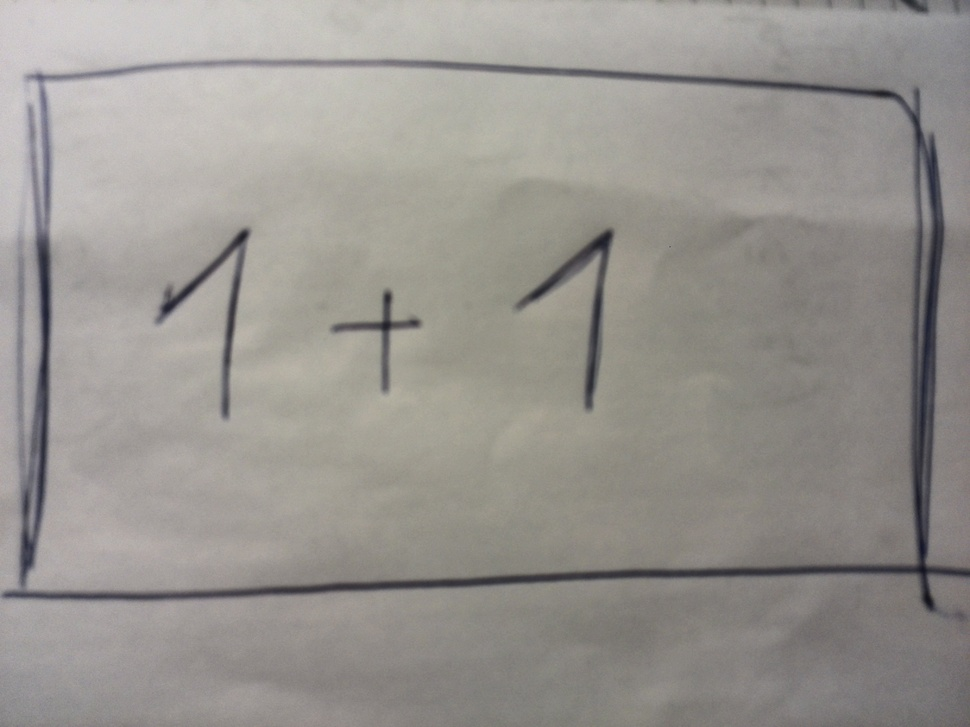
#> input picture images/priklad11.jpg, 970 x 727 px, shrunk from 3264 x 2448 before the run
$ python -i whiteboard.py   (imports and definitions only)
#> lines starting #> are read from the running program, lines starting #| are printed output that depends on the picture; after the words box and inside, x2 and y2 are one past the last pixel; in counts of white or black regions, pixels touching at a corner belong together
#> further down, picture is the input picture: shape (727, 970, 3); mean B, G, R 143.5, 148.2, 151.7
#sudoku example http://opencvpython.blogspot.com/2012/06/sudoku-solver-part-2.html
#detekce regionu s textem https://stackoverflow.com/questions/23506105/extracting-text-opencv


import numpy as np
import cv2

def whiteboard_detect(img):
	rows, cols, ch = img.shape
#> rows = 727; cols = 970; ch = 3

	gray = cv2.cvtColor(img,cv2.COLOR_BGR2GRAY)

	#ten gaussian blur mozna nemusi bejt, nebo treba jinak nastavenej
	gray_blurred = cv2.GaussianBlur(gray, (5,5), 0)
	#to nastaveni prahovani je pomerne dulezity, nejlip vychazi:
	#ADAPTIVE_THRESH_MEAN_C, THRESH_BINARY, 11, 2
	#akora nahovno ze u toho vobrazku pod uhlem to veme misto jednoho rohu ten stin takze je to trochu rozmazany
	thresh = cv2.adaptiveThreshold(gray_blurred,255,cv2.ADAPTIVE_THRESH_MEAN_C,cv2.THRESH_BINARY,11,2)
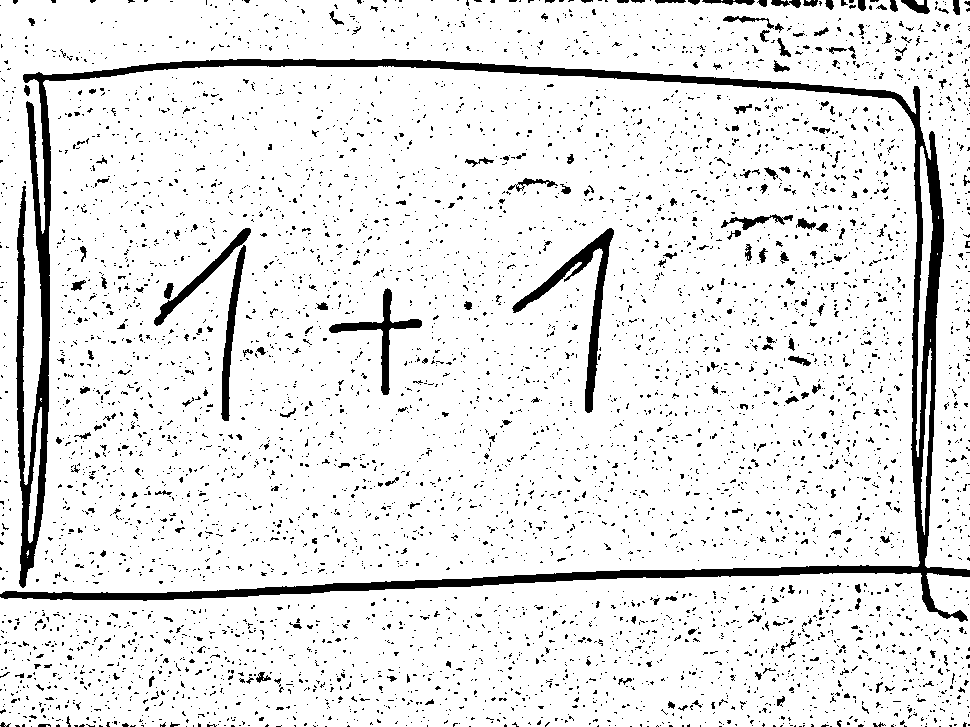
#> thresh: shape (727, 970); 90.6% white; 5548 black regions (5309 under 20 px)
	contours, hierarchy = cv2.findContours(thresh, cv2.RETR_TREE, cv2.CHAIN_APPROX_SIMPLE)
#> contours = 6351 contours, 5916 with area under 20; largest, box (x1, y1, x2, y2) and area: (0, 0, 970, 594) 531333, (0, 573, 970, 727) 134360, (511, 227, 615, 414) 2945, (916, 146, 933, 457) 1621, (328, 287, 423, 396) 1620
	contours_img = np.zeros((rows,cols), dtype=np.uint8)

	cv2.drawContours(contours_img,contours,-1,(255,255,255),1)
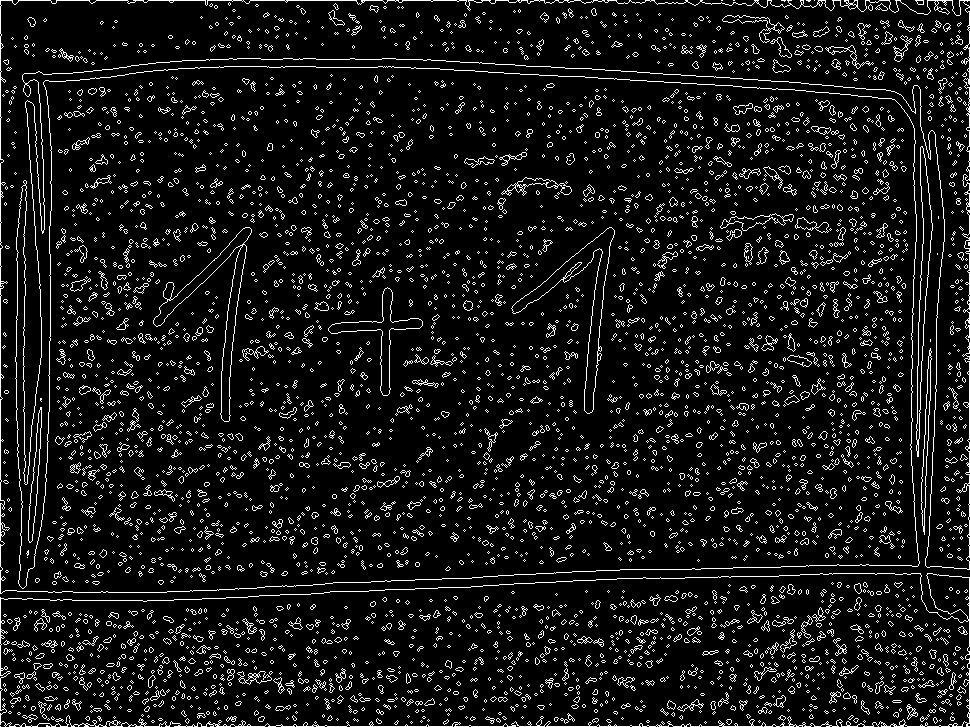
#> contours_img: shape (727, 970); 8.5% white in thin lines or dots

	biggest = None
	max_area = 0

	thresh_final = None

	for i in contours:
		area = cv2.contourArea(i)
		if area > 100:
			peri = cv2.arcLength(i,True)
			approx = cv2.approxPolyDP(i,0.02*peri,True)
			if area > max_area and len(approx)==4:
				biggest = approx
				max_area = area
#> this loop made 6351 passes
#> (area, peri, biggest, max_area) on pass 4: (134360.5, 2801, [[969, 577], [0, 597], [0, 724], [969, 726]], 134360.5)
#> (area, peri, approx) on passes 1613, 1615, 1620: (610, 283.6, [[41, 407], [29, 542]]), (562, 385.3, [[930, 348], [924, 534]]), (1621, 641.1, [[922, 146], [917, 456]])
#> after the loop, max_area = 134360.5


	if biggest is not None:
		for point in biggest:
			x,y = point[0].ravel()
			cv2.circle(img,(x,y),4,255,-1)
#> this loop made 4 passes
#> (x, y) on passes 1 to 4: (969, 577), (0, 597), (0, 724), (969, 726)
#> img: shape (727, 970, 3); 0.01% of pixels changed, all inside (x1, y1, x2, y2) = (0, 573, 970, 727)

		#najdu ctyri rohy podle kterejch vobrazek vyrovnam
		top_left = min(biggest, key = lambda p: p[0][0] + p[0][1])
#> top_left = [[0, 597]]
		bottom_right = max(biggest, key = lambda p: p[0][0] + p[0][1])
#> bottom_right = [[969, 726]]
		top_right = max(biggest, key = lambda p: p[0][0] - p[0][1])
#> top_right = [[969, 577]]
		bottom_left = min(biggest, key = lambda p: p[0][0] - p[0][1])
#> bottom_left = [[0, 724]]

		pts1 = np.float32([top_left,bottom_left,top_right,bottom_right])
#> pts1 = [[0, 597], [0, 724], [969, 577], [969, 726]]
		pts2 = np.float32([[0,0],[0,rows],[cols,0],[cols,rows]])
#> pts2 = [[0, 0], [0, 727], [970, 0], [970, 727]]

		M = cv2.getPerspectiveTransform(pts1,pts2)
#> M = [[1.17, 0, 0], [0.118, 5.72, -3417.5], [0.000179, -9.31e-19, 1]]
		dst = cv2.warpPerspective(gray,M,(rows,cols))
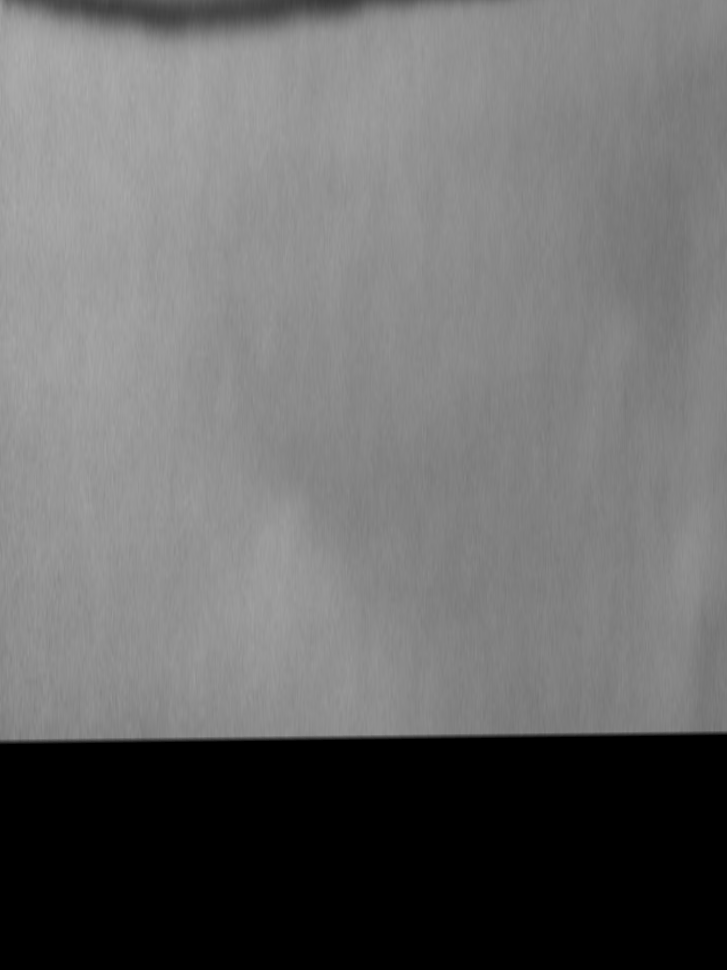
#> dst: shape (970, 727); min 0, max 173, mean 106.3

		#mozna taky zkusit
		# https://stackoverflow.com/questions/23506105/extracting-text-opencv
		#pro detekci regionu s textem

		canny_output = cv2.Canny(dst, 60,200)
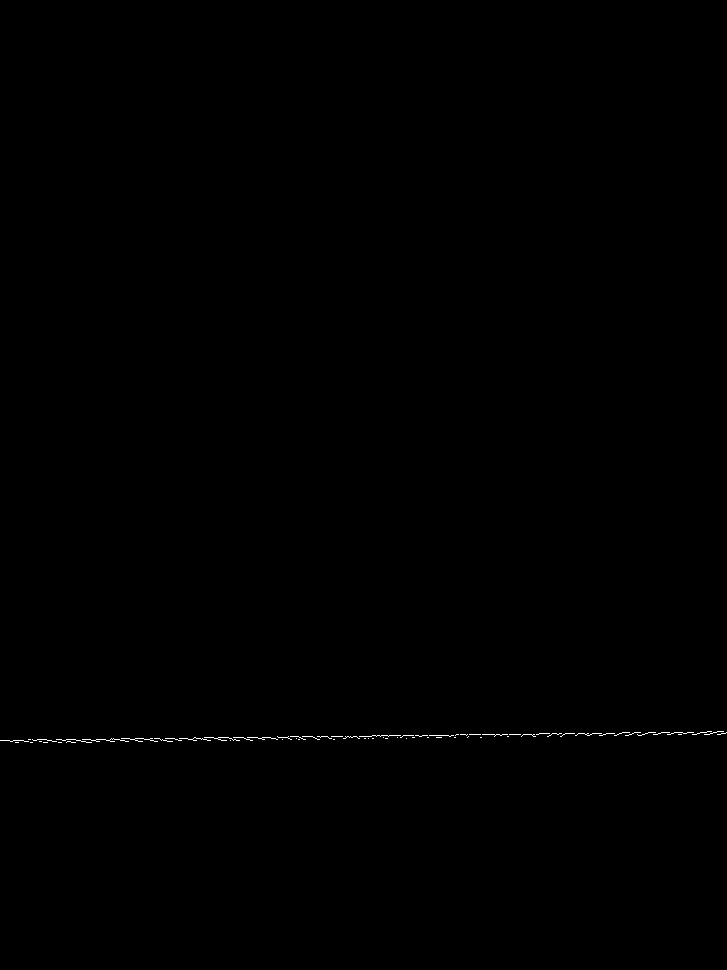
#> canny_output: shape (970, 727); 0.13% white in thin lines or dots, all inside (x1, y1, x2, y2) = (0, 731, 727, 743)
		contours, hierarchy = cv2.findContours(canny_output,cv2.RETR_TREE,cv2.CHAIN_APPROX_SIMPLE)
#> contours = 67 contours, all with area under 20
		#cv2.drawContours(dst,contours,-1,(255,255,255),1)
		thresh_final = cv2.adaptiveThreshold(dst,255,cv2.ADAPTIVE_THRESH_GAUSSIAN_C,cv2.THRESH_BINARY,11,2)
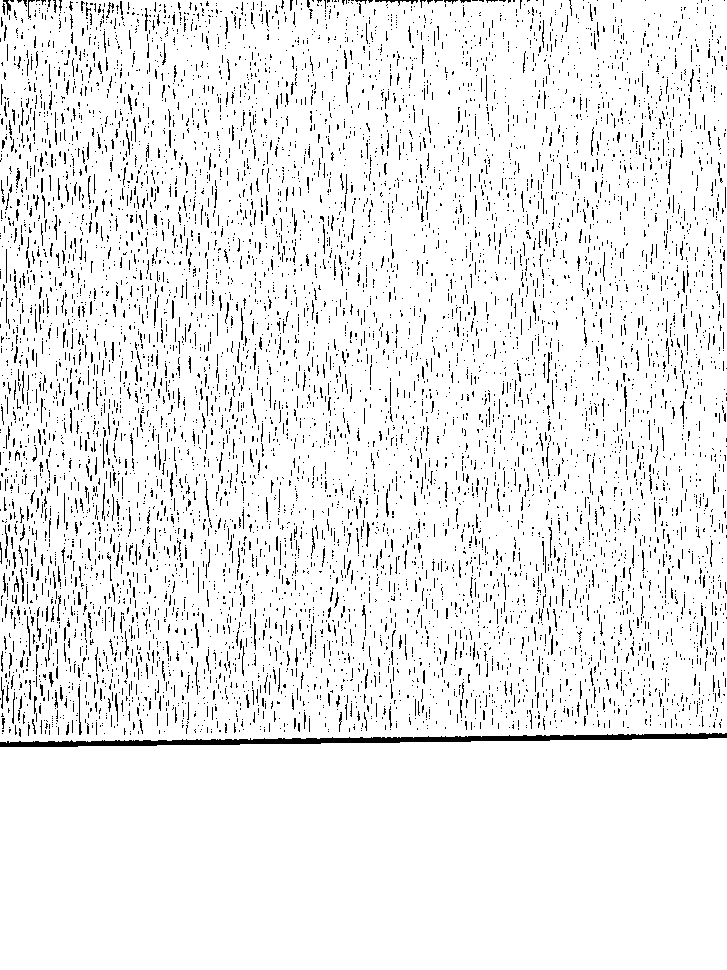
#> thresh_final: shape (970, 727); 93% white; black in thin lines or dots, all inside (x1, y1, x2, y2) = (0, 0, 727, 747)

	return thresh_final

>>> import cv2
>>> picture = cv2.imread('images/priklad11.jpg')
>>> result = whiteboard_detect(picture)

$ run again, on images/image2.png
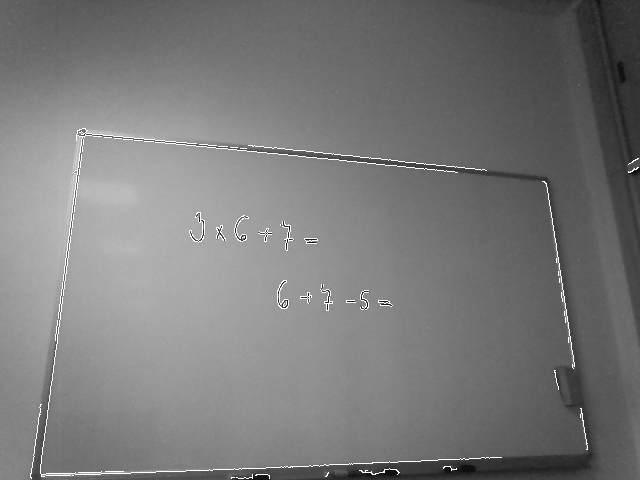
#> input picture images/image2.png, 640 x 480 px
#> picture is the input picture: shape (480, 640, 3); min 16, max 255, mean 121.5
#> in whiteboard_detect, `thresh = cv2.adaptiveThreshold(gray_blurred,255,cv2.ADAPTIVE_THRESH_ME..`:
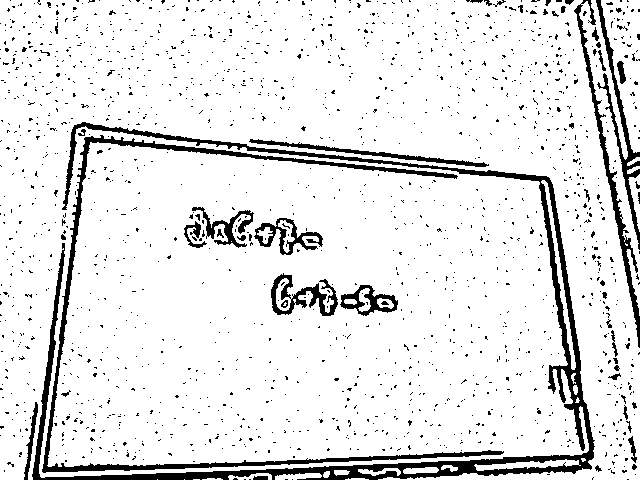
#> thresh: shape (480, 640); 89.9% white; 1677 black regions (1627 under 20 px)
#> in whiteboard_detect, `contours, hierarchy = cv2.findContours(thresh, cv2.RETR_TREE, cv2.CHAI..`: contours = 1898 contours, 1810 with area under 20; largest, box (x1, y1, x2, y2) and area: (0, 0, 640, 480) 282198, (41, 134, 505, 474) 6316, (601, 0, 640, 153) 3398, (253, 217, 324, 256) 1332, (270, 272, 339, 317) 1301
#> contours_img: shape (480, 640); 7.9% white in thin lines or dots
#> the loop in whiteboard_detect, `for i in contours:` made 1898 passes
#> (area, peri, biggest, max_area) on passes 6, 13: (186, 105.1, [[321, 475], [283, 474], [275, 476], [275, 479]], 186), (474, 239.9, [[580, 465], [566, 459], [474, 465], [477, 470]], 474)
#> after the loop in whiteboard_detect, `for i in contours:`: max_area = 474
#> the loop in whiteboard_detect, `for point in biggest:` made 4 passes
#> (x, y) on passes 1 to 4: (580, 465), (566, 459), (474, 465), (477, 470)
#> top_left = [[474, 465]]
#> bottom_right = [[580, 465]]
#> bottom_left = [[477, 470]]
#> pts1 = [[474, 465], [477, 470], [580, 465], [580, 465]]
#> M = [[2.19e-16, 4.15e-15, -2.04e-12], [9.34e-17, -0.00215, 1], [3.33e-07, 2.39e-06, -0.0013]]
#> canny_output: shape (640, 480); 0.1% white in thin lines or dots, all inside (x1, y1, x2, y2) = (0, 239, 1, 640)
#> in whiteboard_detect, `contours, hierarchy = cv2.findContours(canny_output,cv2.RETR_TREE,cv2...`: contours = 4 contours, all with area under 20
#> in whiteboard_detect, `thresh_final = cv2.adaptiveThreshold(dst,255,cv2.ADAPTIVE_THRESH_GAUSS..`:
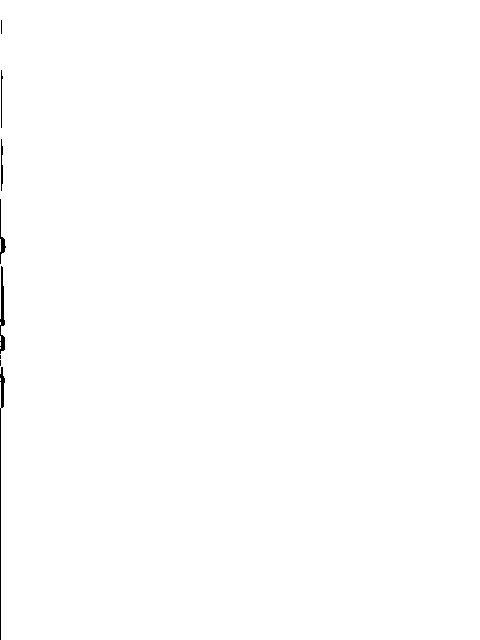
#> thresh_final: shape (640, 480); 99.7% white; black in thin lines or dots, all inside (x1, y1, x2, y2) = (0, 20, 6, 640)
